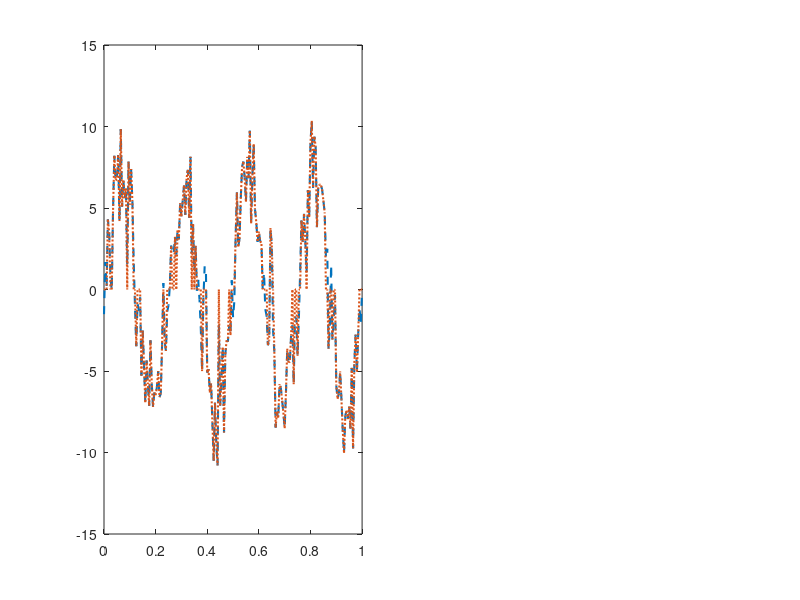

The MATLAB script that drew this image: (Note: this script raises an error after producing the figure.)
% Aretas Sirvydas, EIf-25
% 3 laboratorinis darbas, 9 variantas (papildoma) - signalu atvaizdavimas
clear; clc; close all;

% 2 LD 3 uzduoties rezultatai
if isfile('LD2_rezultatai.mat')
    load('LD2_rezultatai.mat');
else                                   % jei failo nera - sugeneruojama is naujo
    t = 0:0.005:1; A = 7; f = 4; sigma = 2; U1 = 4.5; U2 = 2.5;
    sn = A*sin(2*pi*f*t) + sigma*randn(size(t));
    sf = sn; sf(abs(sf) < U2) = 0;
end

violet = [0.49 0.18 0.56];
zydra  = [0.30 0.75 0.93];
yLim   = [min(sn) max(sn)] + [-1 1];

figure('Name', 'Signalai');

%% a) Pradinis ir filtruotas signalai
subplot(1, 2, 1);                                         % horizontalus isdestymas
plot(t, sn, '--', 'LineWidth', 1.5); hold on;
plot(t, sf, ':',  'LineWidth', 1.5);
yline(U1,  '-.k', 'LineWidth', 1.2);
yline(U2,  '-', 'Color', violet, 'LineWidth', 1.2);
yline(-U2, '-', 'Color', violet, 'LineWidth', 1.2, 'HandleVisibility', 'off');
hold off;
title('Pradinis ir filtruotas signalai', 'Color', violet, 'FontSize', 16);
xlabel('Laikas t, s'); ylabel('Itampa U, V');
legend('Pradinis signalas', 'Filtruotas signalas', ...
       sprintf('U_1 = %.1f V', U1), sprintf('\\pmU_2 = %.1f V', U2), ...
       'Location', 'southoutside');
axis([t(1) t(end) yLim]);
grid on;

%% b) Reiksmes virsijancios U1 (diskretus formatas)
idx = sn > U1;
tv  = t(idx);
sv  = sn(idx);
iMax = sv == max(sv);                 % visos maksimalios reiksmes
iMin = sv == min(sv);                 % visos minimalios reiksmes

subplot(1, 2, 2);
stem(tv, sv, 'LineWidth', 1.5); hold on;
plot(tv(iMax), sv(iMax), '*', 'Color', zydra, 'MarkerSize', 14, 'LineWidth', 2);
plot(tv(iMin), sv(iMin), 'v', 'Color', 'r',   'MarkerSize', 10, 'LineWidth', 2);
yline(U1, '-.k', 'LineWidth', 1.2);
hold off;
title('Reiksmes, virsijancios U_1', 'Color', violet, 'FontSize', 16);
xlabel('Laikas t, s'); ylabel('Itampa U, V');
legend('U > U_1', sprintf('U_{max} = %.2f V', max(sv)), ...
       sprintf('U_{min} = %.2f V', min(sv)), sprintf('U_1 = %.1f V', U1), ...
       'Location', 'southoutside');
axis([t(1) t(end) U1-0.5 max(sv)+1]);
grid on;
